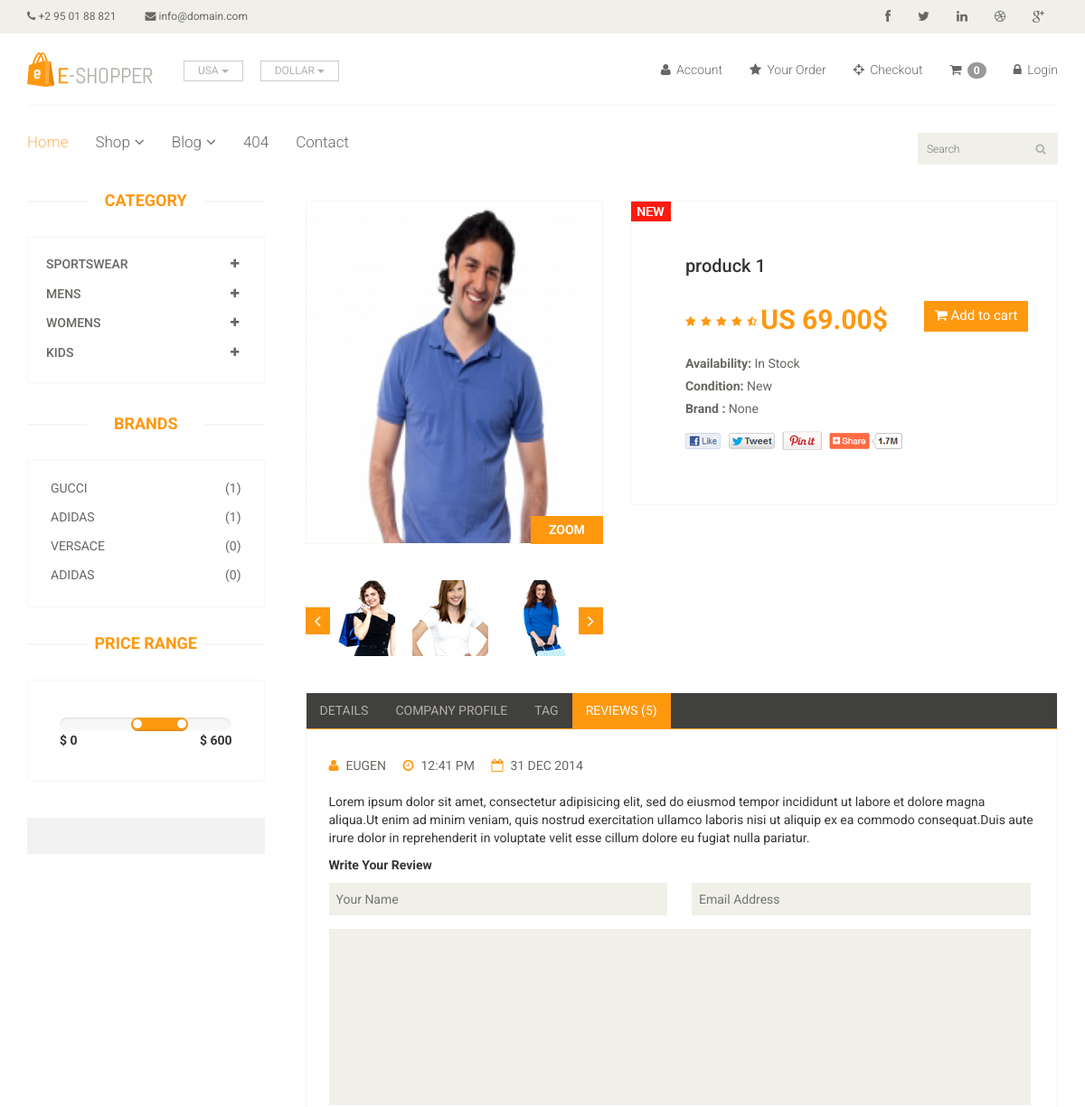
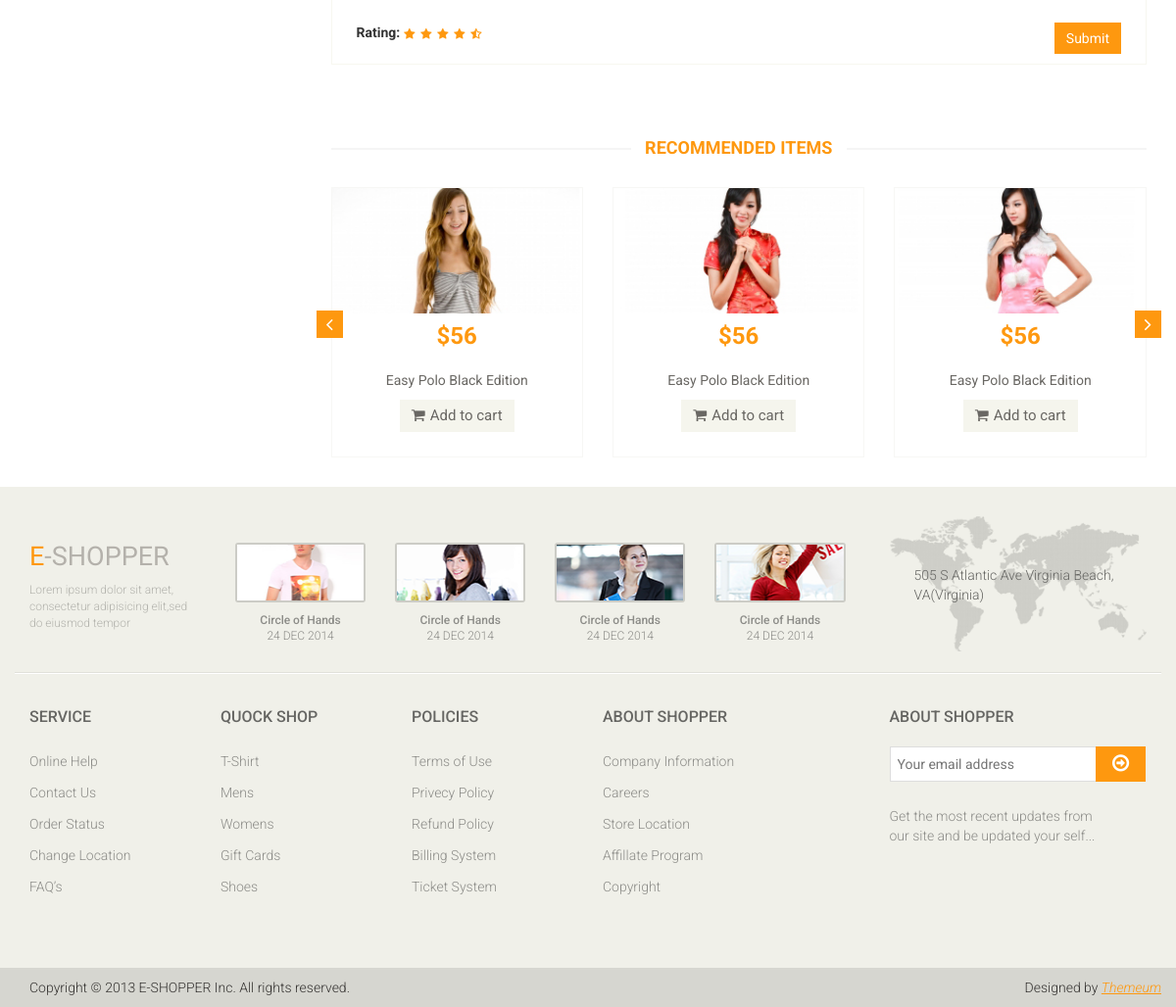
The page /product_detail/1 on the database its author committed (2 pictures, top to bottom).
### shopping/models.py (models this page shows, shortened)
class Category(models.Model):
    name=models.CharField(max_length=150)

class Brand(models.Model):
    name=models.CharField(max_length=100)

class Product(models.Model):
    name=models.CharField(max_length=100)
    brand=models.ForeignKey(Brand,on_delete=models.CASCADE,null=True)
    image=models.ImageField(upload_to='ecommerce/image')
    date=models.DateTimeField(auto_now_add=True)
    price=models.DecimalField(max_digits = 10, decimal_places = 2)
    category=models.ForeignKey(Category,on_delete=models.CASCADE,null=False,default='')
    sub_category=models.ForeignKey(Sub_Category,on_delete=models.CASCADE,null=False,default='')

### shopping/views.py (the view)
# urls.py: path('product_detail/<int:id>',product_detail,name='product_detail'),
def product_detail(request , id):
    product=Product.objects.filter(id = id).first()
    category=Category.objects.all()
    brand=Brand.objects.all()
    context ={
        'product': product,
        'category': category,
        'brand':brand,
    }
    return render(request,'product_detail.html',context)

### templates/product_detail.html (shortened to what this page needs)
{% extends 'base.html' %}
{% block content %}
<section>
 <div class="container">
  <div class="row">
   <div class="col-sm-3">
    <div class="left-sidebar">
     <h2>Category</h2>
     <div class="panel-group category-products" id="accordian">
      {% for cate in category %}
      <div class="panel panel-default">
       <div class="panel-heading">
        <h4 class="panel-title">
         <a data-toggle="collapse" data-parent="#accordian" href="#{{ cate.id }}">
          <span class="badge pull-right"><i class="fa fa-plus"></i></span>
          {{ cate.name}}
         </a>
        </h4>
       </div>
      </div>
      {% endfor %}
     </div>
     <div class="brands_products">
      <h2>Brands</h2>
      <div class="brands-name">
       <ul class="nav nav-pills nav-stacked">
        {% for i in brand %}
        <li><a href="/?brand={{ i.id }}"> <span class="pull-right">({{i.product_set.count}})</span>{{i.name}}</a></li>
        {% endfor %}
       </ul>
      </div>
     </div>
     <div class="price-range">
      <h2>Price Range</h2>
      <div class="well">
        <input type="text" class="span2" value="" data-slider-min="0" data-slider-max="600" data-slider-step="5" data-slider-value="[250,450]" id="sl2" ><br />
        <b>$ 0</b> <b class="pull-right">$ 600</b>
      </div>
     </div>
     <div class="shipping text-center">
     </div>
    </div>
   </div>
   <div class="col-sm-9 padding-right">
    <div class="product-details">
     <div class="col-sm-5">
      <div class="view-product">
       <img src="{{ product.image.url }}" alt="" />
       <h3>ZOOM</h3>
      </div>
      <div id="similar-product" class="carousel slide" data-ride="carousel">
           <div class="carousel-inner">
         <div class="item active">
           <a href=""><img src="/static/images/product-details/similar1.jpg" alt=""></a>
           <a href=""><img src="/static/images/product-details/similar2.jpg" alt=""></a>
           <a href=""><img src="/static/images/product-details/similar3.jpg" alt=""></a>
         </div>
        </div>
         <a class="left item-control" href="#similar-product" data-slide="prev">
        <i class="fa fa-angle-left"></i>
         </a>
         <a class="right item-control" href="#similar-product" data-slide="next">
        <i class="fa fa-angle-right"></i>
         </a>
      </div>
     </div>
     <div class="col-sm-7">
      <div class="product-information">
       <img src="images/product-details/new.jpg" class="newarrival" alt="" />
       <h2>{{ product.name }}</h2>
       <img src="images/product-details/rating.png" alt="" />
       <span>
        <span>US {{product.price}}$</span>
        <a href="{% url 'cart_add' product.id %}" class="btn btn-fefault cart">
         <i class="fa fa-shopping-cart"></i>
         Add to cart
        </a>
       </span>
       <p><b>Availability:</b> In Stock</p>
       <p><b>Condition:</b> New</p>
       <p><b>Brand : </b>{{product.brand}}</p>
       <a href=""><img src="images/product-details/share.png" class="share img-responsive"  alt="" /></a>
      </div>
     </div>
    </div>
    <div class="category-tab shop-details-tab">
     <div class="col-sm-12">
      <ul class="nav nav-tabs">
       <li><a href="#details" data-toggle="tab">Details</a></li>
       <li><a href="#companyprofile" data-toggle="tab">Company Profile</a></li>
       <li><a href="#tag" data-toggle="tab">Tag</a></li>
       <li class="active"><a href="#reviews" data-toggle="tab">Reviews (5)</a></li>
      </ul>
     </div>
     <div class="tab-content">
      <div class="tab-pane fade active in" id="reviews" >
       <div class="col-sm-12">
        <ul>
         <li><a href=""><i class="fa fa-user"></i>EUGEN</a></li>
         <li><a href=""><i class="fa fa-clock-o"></i>12:41 PM</a></li>
         <li><a href=""><i class="fa fa-calendar-o"></i>31 DEC 2014</a></li>
        </ul>
        <p>Lorem ipsum dolor sit amet, consectetur adipisicing elit, sed do eiusmod tempor incididunt ut labore et dolore magna aliqua.Ut enim ad minim veniam, quis nostrud exercitation ullamco laboris nisi ut aliquip ex ea commodo consequat.Duis aute irure dolor in reprehenderit in voluptate velit esse cillum dolore eu fugiat nulla pariatur.</p>
        <p><b>Write Your Review</b></p>
        <form action="#">
         <span>
          <input type="text" placeholder="Your Name"/>
          <input type="email" placeholder="Email Address"/>
         </span>
         <textarea name="" ></textarea>
         <b>Rating: </b> <img src="images/product-details/rating.png" alt="" />
         <button type="button" class="btn btn-default pull-right">
          Submit
         </button>
        </form>
       </div>
      </div>
     </div>
    </div>
    <div class="recommended_items">
     <h2 class="title text-center">recommended items</h2>
     <div id="recommended-item-carousel" class="carousel slide" data-ride="carousel">
      <div class="carousel-inner">
       <div class="item active">
        <div class="col-sm-4">
         <div class="product-image-wrapper">
          <div class="single-products">
           <div class="productinfo text-center">
            <img src="images/home/recommend1.jpg" alt="" />
            <h2>$56</h2>
            <p>Easy Polo Black Edition</p>
            <button type="button" class="btn btn-default add-to-cart"><i class="fa fa-shopping-cart"></i>Add to cart</button>
           </div>
          </div>
         </div>
        </div>
        <div class="col-sm-4">
         <div class="product-image-wrapper">
          <div class="single-products">
           <div class="productinfo text-center">
            <img src="images/home/recommend2.jpg" alt="" />
            <h2>$56</h2>
            <p>Easy Polo Black Edition</p>
            <button type="button" class="btn btn-default add-to-cart"><i class="fa fa-shopping-cart"></i>Add to cart</button>
           </div>
          </div>
         </div>
        </div>
        <div class="col-sm-4">
         <div class="product-image-wrapper">
          <div class="single-products">
           <div class="productinfo text-center">
            <img src="images/home/recommend3.jpg" alt="" />
            <h2>$56</h2>
            <p>Easy Polo Black Edition</p>
            <button type="button" class="btn btn-default add-to-cart"><i class="fa fa-shopping-cart"></i>Add to cart</button>
           </div>
          </div>
         </div>
        </div>
       </div>
      </div>
       <a class="left recommended-item-control" href="#recommended-item-carousel" data-slide="prev">
       <i class="fa fa-angle-left"></i>
        </a>
        <a class="right recommended-item-control" href="#recommended-item-carousel" data-slide="next">
       <i class="fa fa-angle-right"></i>
        </a>
     </div>
    </div>
   </div>
  </div>
 </div>
</section>
{% endblock %}

### rows shown on the page
Category: name "SPORTSWEAR"
Category: name "MENS"
Category: name "WOMENS"
Category: name "KIDS"
Brand: product_set.count "1", name "GUCCI"
Brand: product_set.count "1", name "ADIDAS"
Brand: product_set.count "0", name "VERSACE"
Brand: product_set.count "0", name "ADIDAS"
Product: image (picture), name "produck 1", price "69.00", brand "None"

### other values the page prints
{{ request.session.cart|length }} "0"
